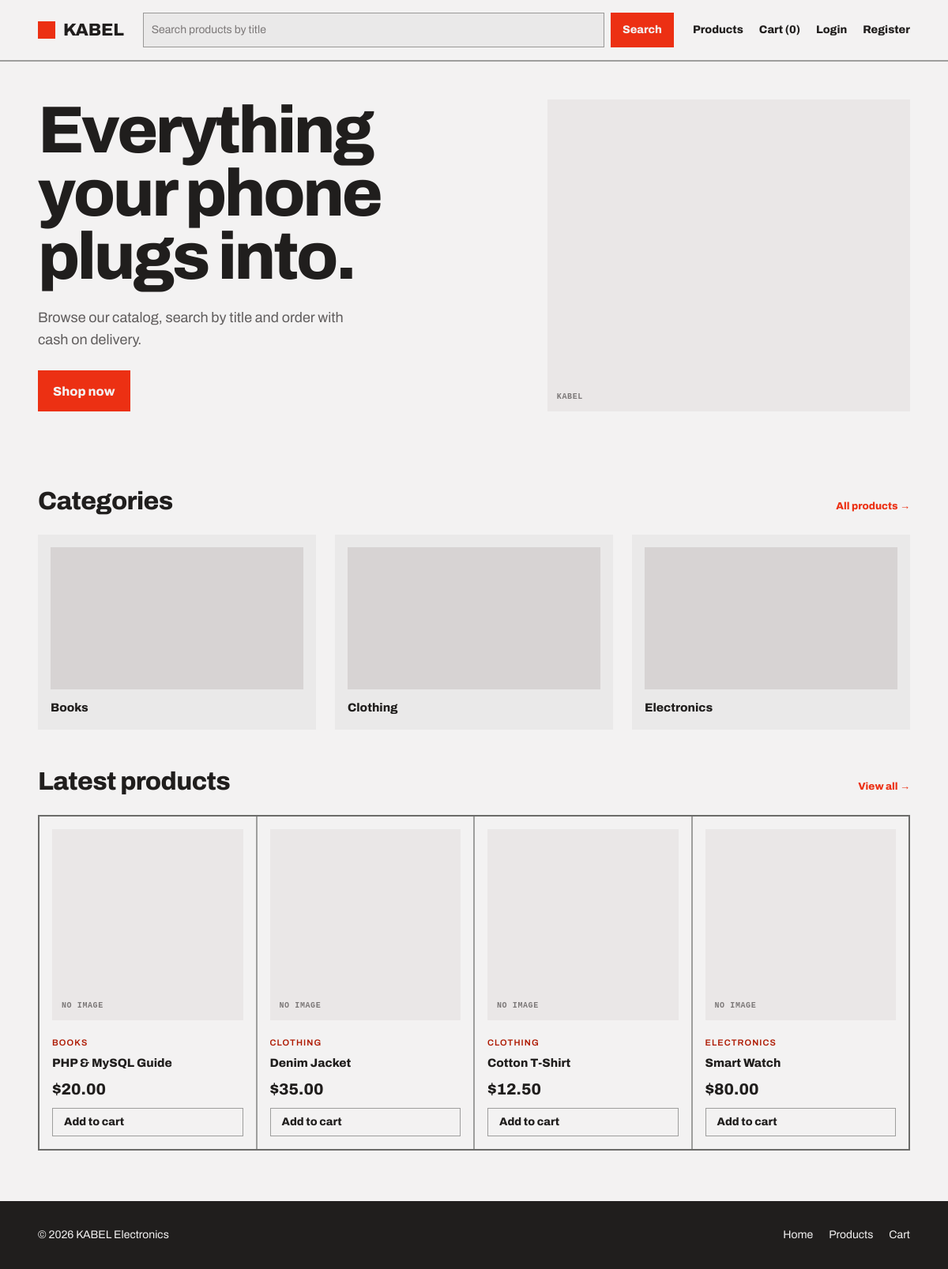
The page / on the database its author committed.
### tables this page shows
CREATE TABLE categories (
  id           INT UNSIGNED AUTO_INCREMENT PRIMARY KEY,
  name         VARCHAR(100) NOT NULL UNIQUE,
  description  TEXT NULL,
  image        VARCHAR(255) NULL,                   
  created_at   TIMESTAMP NOT NULL DEFAULT CURRENT_TIMESTAMP,
  updated_at   TIMESTAMP NOT NULL DEFAULT CURRENT_TIMESTAMP ON UPDATE CURRENT_TIMESTAMP
);

CREATE TABLE products (
  id           INT UNSIGNED AUTO_INCREMENT PRIMARY KEY,
  category_id  INT UNSIGNED NULL,
  name         VARCHAR(150) NOT NULL,
  description  TEXT NULL,
  price        DECIMAL(10,2) NOT NULL,
  stock        INT UNSIGNED NOT NULL DEFAULT 0,
  image        VARCHAR(255) NULL,                   
  created_at   TIMESTAMP NOT NULL DEFAULT CURRENT_TIMESTAMP,
  updated_at   TIMESTAMP NOT NULL DEFAULT CURRENT_TIMESTAMP ON UPDATE CURRENT_TIMESTAMP,
  CONSTRAINT chk_products_price CHECK (price >= 0),
  CONSTRAINT fk_products_category
    FOREIGN KEY (category_id) REFERENCES categories(id)
    ON DELETE SET NULL ON UPDATE CASCADE,
  INDEX idx_products_name (name),                   
  INDEX idx_products_category (category_id)         
);

### routes.php (called while the page is built)
<?php
return [
    'GET /' => 'HomeController@index',
    'GET /products' => 'ProductController@index',
    'GET /products/{id}' => 'ProductController@show',
    'GET /register' => 'AuthController@showRegister',
    'POST /register' => 'AuthController@register',
    'GET /login' => 'AuthController@showLogin',
    'POST /login' => 'AuthController@login',
    'POST /logout' => 'AuthController@logout',
    'GET /profile' => 'ProfileController@show',
    'GET /cart' => 'CartController@index',
    'POST /cart/add' => 'CartController@add',
    'POST /cart/update' => 'CartController@update',
    'POST /cart/remove' => 'CartController@remove',
    'GET /checkout' => 'OrderController@checkout',
    'POST /checkout' => 'OrderController@place',
    'GET /orders/{id}' => 'OrderController@show',
    'GET /admin' => 'AdminController@dashboard',
    'GET /admin/orders' => 'AdminController@orders',
    'GET /admin/orders/{id}' => 'AdminController@orderDetail',
    'POST /admin/orders/{id}/update' => 'AdminController@updateOrder',
    'GET /admin/products' => 'AdminProductController@index',
    'GET /admin/products/create' => 'AdminProductController@create',
    'POST /admin/products/store' => 'AdminProductController@store',
    'GET /admin/products/{id}/edit' => 'AdminProductController@edit',
    'POST /admin/products/{id}/update' => 'AdminProductController@update',
    'POST /admin/products/{id}/delete' => 'AdminProductController@delete',
    'GET /admin/categories' => 'AdminCategoryController@index',
    'GET /admin/categories/create' => 'AdminCategoryController@create',
    'POST /admin/categories/store' => 'AdminCategoryController@store',
    'GET /admin/categories/{id}/edit' => 'AdminCategoryController@edit',
    'POST /admin/categories/{id}/update' => 'AdminCategoryController@update',
    'POST /admin/categories/{id}/delete' => 'AdminCategoryController@delete',
];

### app/helpers.php (called while the page is built, shortened)
<?php
function e(?string $value): string
{
    return htmlspecialchars((string) $value, ENT_QUOTES, 'UTF-8');
}
function url(string $path = '/'): string
{
    return (defined('BASE_URL') ? BASE_URL : '') . $path;
}
function asset(string $path): string
{
    return url('/assets/' . ltrim($path, '/'));
}
function upload_url(?string $path): ?string
{
    if (!$path || !is_file(__DIR__ . '/../public/' . $path)) {
        return null;
    }
    return url('/' . $path);
}
function money($amount): string
{
    return '$' . number_format((float) $amount, 2);
}
function current_user(): ?array
{
    return $_SESSION['user'] ?? null;
}
function render(string $view, array $data = []): void
{
    $isAdmin = str_starts_with($view, 'admin/');
    $css = $data['css'] ?? null;
    $active = $data['active'] ?? '';
    extract($data);
    require __DIR__ . '/Views/layouts/' . ($isAdmin ? 'admin_header' : 'header') . '.php';
    require __DIR__ . '/Views/' . $view . '.php';
    require __DIR__ . '/Views/layouts/' . ($isAdmin ? 'admin_footer' : 'footer') . '.php';
}

### app/Controllers/HomeController.php (called while the page is built)
<?php
class HomeController
{
    public function index(): void
    {
        render('home', [
            'title'      => 'KABEL — Home',
            'css'        => 'home',
            'categories' => (new Category())->all(),
            'products'   => (new Product())->latest(4),
        ]);
    }
}

### app/Models/Category.php (called while the page is built, shortened)
<?php
class Category
{
    public function all(): array
    {
        global $db;
        $stmt = $db->prepare(
            'SELECT c.*, (SELECT COUNT(*) FROM products p WHERE p.category_id = c.id) AS product_count
             FROM categories c ORDER BY c.name'
        );
        $stmt->execute();
        return $stmt->fetchAll();
    }
}

### app/Models/Product.php (called while the page is built, shortened)
<?php
class Product
{
    public function latest(int $limit): array
    {
        global $db;
        $stmt = $db->prepare(
            'SELECT p.*, c.name AS category_name
             FROM products p LEFT JOIN categories c ON c.id = p.category_id
             ORDER BY p.created_at DESC, p.id DESC LIMIT ' . (int) $limit
        );
        $stmt->execute();
        return $stmt->fetchAll();
    }
}

### app/Views/partials/product_card.php (the view, shortened to what this page needs)
<?php  $img = upload_url($product['image']); ?>
<li>
    <article class="product-card">
        <figure class="placeholder">
            <?php if ($img): ?><img src="<?= e($img) ?>" alt="<?= e($product['name']) ?>"
                loading="lazy"><?php else: ?>No image<?php endif; ?>
        </figure>
        <p class="kicker"><?= e($product['category_name'] ?? 'Uncategorised') ?></p>
        <h3><a href="<?= url('/products/' . $product['id']) ?>"><?= e($product['name']) ?></a></h3>
        <p class="price"><?= money($product['price']) ?></p>
        <?php if ($product['stock'] > 0): ?>
        <form action="<?= url('/cart/add') ?>" method="post">
            <button class="btn btn-secondary btn-block" type="submit">Add to cart</button>
        </form>
        <?php else: ?>
        <p class="tag tag-neutral">Out of stock</p>
        <?php endif; ?>
    </article>
</li>

### public/index.php (shortened to what this page needs)
<?php
$uri = parse_url($_SERVER['REQUEST_URI'], PHP_URL_PATH) ?: '/';
$script = rtrim(str_replace('\\', '/', dirname($_SERVER['SCRIPT_NAME'])), '/');
$root = preg_replace('#/public$#', '', $script);
$base = ($uri === $script || str_starts_with($uri, $script . '/')) ? $script : $root;
$path = '/' . trim(rawurldecode(substr($uri, strlen($base))), '/');
$method = $_SERVER['REQUEST_METHOD'];
foreach (require __DIR__ . '/../routes.php' as $route => $handler) {
    [$routeMethod, $routePath] = explode(' ', $route);
    $regex = '#^' . preg_replace('#\{\w+\}#', '([^/]+)', $routePath) . '$#';
    if ($routeMethod !== $method || !preg_match($regex, $path, $matches)) {
        continue;
    }
    [$controller, $action] = explode('@', $handler);
    (new $controller())->$action(...array_slice($matches, 1));
    exit;
}

### app/Views/layouts/header.php (shortened to what this page needs)
<?php
$user = current_user();
$cartCount = $user ? (new Cart())->count($user['id']) : 0;
$nav = fn (string $key) => $active === $key ? ' aria-current="page"' : '';
?>
<!DOCTYPE html>
<html lang="en">
<head>
    <link rel="stylesheet" href="<?= asset('css/main.css') ?>">
    <?php if ($css): ?>
    <link rel="stylesheet" href="<?= asset('css/pages/' . $css . '.css') ?>">
    <?php endif; ?>
</head>
<body class="<?= e($css) ?>">
    <header class="site-header">
        <a class="logo" href="<?= url('/') ?>">KABEL</a>
        <form class="search" role="search" action="<?= url('/products') ?>" method="get">
            <input class="input" id="q" name="q" type="search" placeholder="Search products by title"
                value="<?= e($_GET['q'] ?? '') ?>">
            <button class="btn btn-primary" type="submit">Search</button>
        </form>
        <nav aria-label="Main">
            <a href="<?= url('/products') ?>" <?= $nav('products') ?>>Products</a>
            <a href="<?= url('/cart') ?>" <?= $nav('cart') ?>>Cart (<?= $cartCount ?>)</a>
            <?php if ($user): ?>
            <?php if (is_admin()): ?><a href="<?= url('/admin') ?>">Admin</a><?php endif; ?>
            <a href="<?= url('/profile') ?>" <?= $nav('profile') ?>><?= e($user['name']) ?></a>
            <form action="<?= url('/logout') ?>" method="post">
                <?= csrf_field() ?>
                <button class="btn btn-ghost" type="submit">Logout</button>
            </form>
            <?php else: ?>
            <a href="<?= url('/login') ?>">Login</a>
            <a href="<?= url('/register') ?>">Register</a>
            <?php endif; ?>
        </nav>
    </header>

### app/Views/home.php
<main>
    <section class="hero">
        <article>
            <h1>Everything your phone plugs into.</h1>
            <p>Browse our catalog, search by title and order with cash on delivery.</p>
            <a class="btn btn-primary btn-lg" href="<?= url('/products') ?>">Shop now</a>
        </article>
        <figure class="placeholder">KABEL</figure>
    </section>
    <section class="container categories">
        <header class="section-head">
            <h2>Categories</h2><a href="<?= url('/products') ?>">All products →</a>
        </header>
        <?php if ($categories): ?>
        <ul class="category-grid">
            <?php foreach ($categories as $category): $img = upload_url($category['image']); ?>
            <li>
                <a href="<?= url('/products?category=' . $category['id']) ?>">
                    <figure class="placeholder"><?php if ($img): ?><img src="<?= e($img) ?>"
                            alt="<?= e($category['name']) ?>" loading="lazy"><?php endif; ?></figure>
                    <strong><?= e($category['name']) ?></strong>
                </a>
            </li>
            <?php endforeach; ?>
        </ul>
        <?php else: ?>
        <p class="text-muted">No categories yet.</p>
        <?php endif; ?>
    </section>
    <section class="container featured">
        <header class="section-head">
            <h2>Latest products</h2><a href="<?= url('/products') ?>">View all →</a>
        </header>
        <?php if ($products): ?>
        <ul class="product-grid">
            <?php foreach ($products as $product) { include __DIR__ . '/partials/product_card.php'; } ?>
        </ul>
        <?php else: ?>
        <p class="text-muted">No products yet.</p>
        <?php endif; ?>
    </section>
</main>

### app/Views/layouts/footer.php
<footer class="site-footer">
    <p>© <?= date('Y') ?> KABEL Electronics</p>
    <nav aria-label="Footer">
        <a href="<?= url('/') ?>">Home</a>
        <a href="<?= url('/products') ?>">Products</a>
        <a href="<?= url('/cart') ?>">Cart</a>
    </nav>
</footer>
</body>
</html>

### public/assets/css/pages/home.css (style rules this page uses)
.hero { display: grid; grid-template-columns: 1.3fr 1fr; gap: var(--space-12); padding: var(--space-12) var(--pad-x); }
.hero article { display: flex; flex-direction: column; justify-content: center; align-items: flex-start; }
.hero h1 { font-size: clamp(44px, 7vw, var(--text-display)); line-height: 0.95; letter-spacing: -0.04em; margin-bottom: var(--space-6); }
.hero p { max-width: 420px; color: var(--color-muted); font-size: var(--text-lg); margin-bottom: var(--space-6); }
.hero figure { min-height: 360px; }
.categories, .featured { margin-top: var(--space-12); }
.category-grid { display: grid; grid-template-columns: repeat(3, 1fr); gap: var(--grid-gap); }
.category-grid a { display: flex; flex-direction: column; gap: var(--space-3); padding: var(--space-4); background: var(--color-surface); color: var(--color-text); text-decoration: none; }
.category-grid figure { aspect-ratio: 16 / 9; background: var(--color-neutral-300); }

### rows shown on the page
categories: name "Books"
categories: name "Clothing"
categories: name "Electronics"
products: category.name "BOOKS", name "PHP & MySQL Guide", price "$20.00"
products: category.name "CLOTHING", name "Denim Jacket", price "$35.00"
products: category.name "CLOTHING", name "Cotton T-Shirt", price "$12.50"
products: category.name "ELECTRONICS", name "Smart Watch", price "$80.00"
